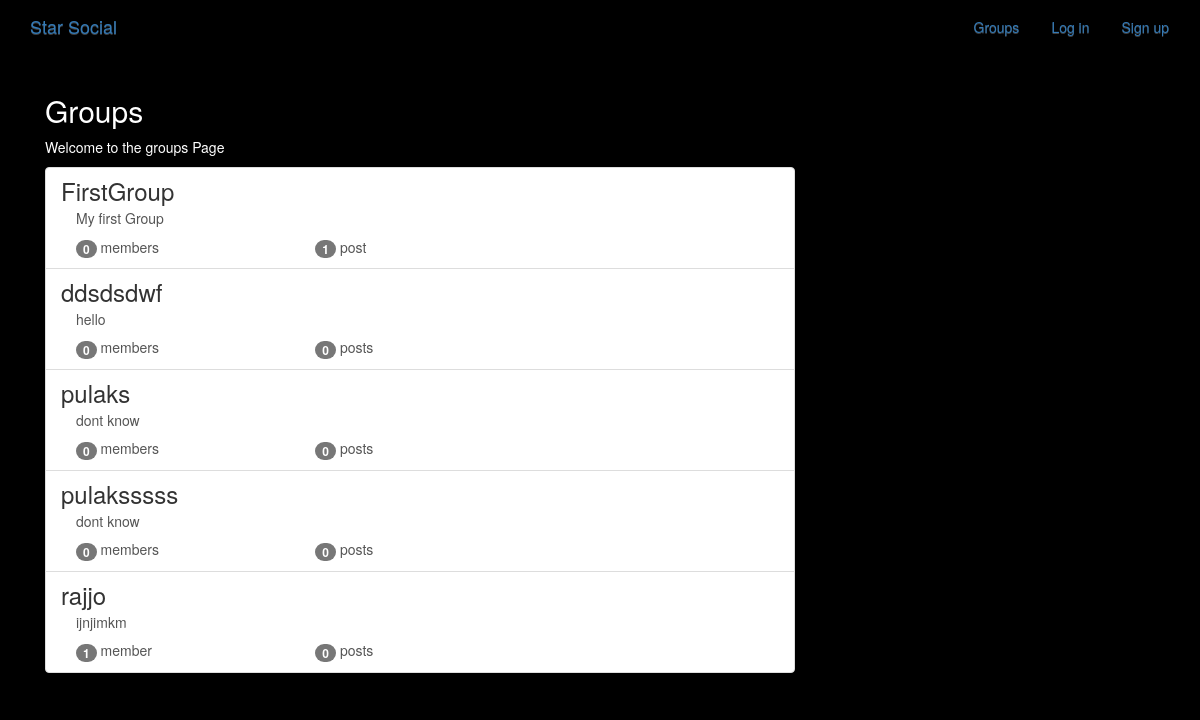
The app's page /groups/ with its own data.
### groups/models.py (models this page shows, shortened)
class Group(models.Model):
    name = models.CharField(max_length = 255, unique = True)
    slug = models.SlugField(allow_unicode = True, unique = True)
    description = models.TextField(blank = True, default = '')
    description_html = models.TextField(editable = False, default = '', blank = True)
    members = models.ManyToManyField(User, through = 'GroupMember')
    class Meta:
        ordering = ['name']

### groups/views.py (the view)
# urls.py: path('', views.ListGroups.as_view(), name="all"),
class ListGroups(generic.ListView):
    model = Group

### groups/templates/groups/group_list.html (shortened to what this page needs)
{% extends "groups/group_base.html" %}
{% block pregroup %}
  <div class = "col-md-8">
    <div class = "content">
      <h2> Groups </h2>
      <p> Welcome to the groups Page </p>
    </div>
  </div>
{% endblock %}
{% block group_content %}
  <div class = "col-md-8">
    <div class = "list-group">
      {% for group in object_list %}
        <a class = "list-group-item" href = "{% url 'groups:single' slug=group.slug %}">
          <h3 class = "title list-group-item-heading">{{group.name}}</h3>
          <div class = "list-group-item-text container-fluid">
            {{group.description_html|safe}}
            <div class = "row">
              <div class = "col-md-4" >
                <span class = "badge">{{group.members.count}}</span>
                member{{group.members.count|pluralize}}
              </div>
              <div class = "col-md-4">
                <span class = "badge">{{group.posts.count}}</span>
                post{{group.posts.count|pluralize}}
              </div>
            </div>
          </div>
        </a>
      {% endfor %}
    </div>
  </div>
{% endblock %}

### static/Website/css/master.css (style rules this page uses)
body { margin: 0; overflow: hidden; background-color: black; color:white; }

### records on screen
Group: name "FirstGroup", description_html "My first Group", members.count "0", posts.count "1"
Group: name "ddsdsdwf", description_html "hello", members.count "0", posts.count "0"
Group: name "pulaks", description_html "dont know", members.count "0", posts.count "0"
Group: name "pulaksssss", description_html "dont know", members.count "0", posts.count "0"
Group: name "rajjo", description_html "ijnjimkm", members.count "1", posts.count "0"
